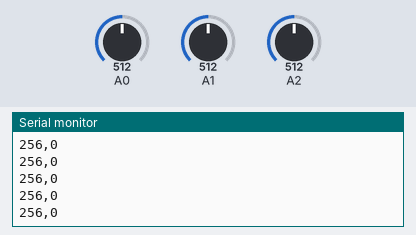
A sketch run on a simulated Arduino Uno, built with avr-gcc and run on an emulated ATmega328P. Shown: the last lines printed to the serial monitor. The inputs (shaded band) are chosen by the test bench; at power-on: A0 = 512, A2 = 512, A1 = 512.

Above: at 1.3 s.
1.4 s: A0 set to 716
At 1.58 s:
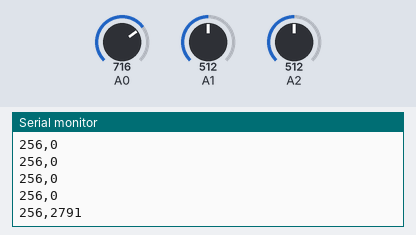
2.9 s: A2 set to 716
At 2.9 s:
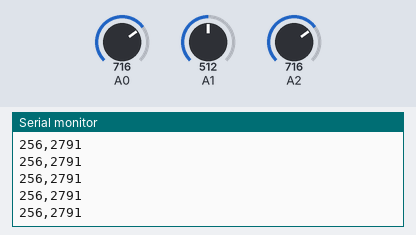
4.4 s: A1 set to 716
At 4.41 s:
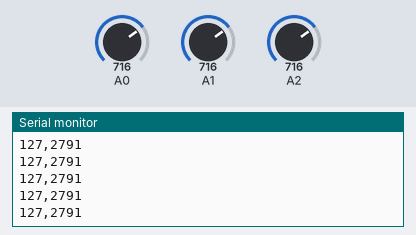
5.9 s: A0 set to 900
At 5.91 s:
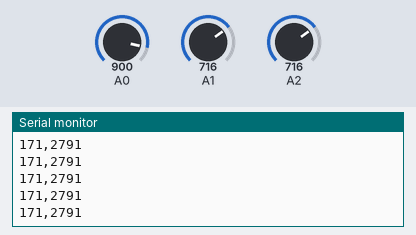
7.4 s: A1 set to 900
At 7.42 s:
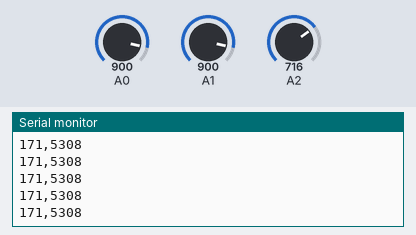
8.9 s: A2 set to 900
At 8.93 s:
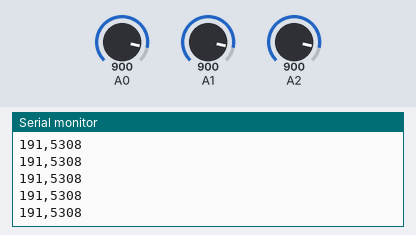
Timing chart, 0 to 11.4 s (numbered marks = the images above; inputs shaded):
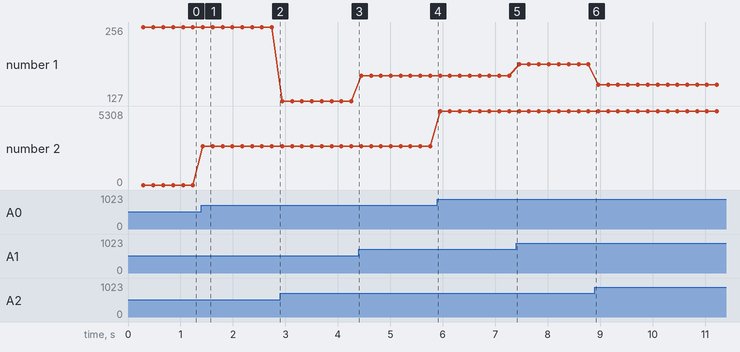

Measured:
- after the input at 1.4 s, the serial monitor: prints a new line at once (image 1)
- plotted number 1: 256 → 127 after the input at 2.9 s, 127 → 171 after the input at 4.4 s, 171 → 191 after the input at 7.4 s, 191 → 155 after the input at 8.9 s
- plotted number 2: 0 → 2791 after the input at 1.4 s, 2791 → 5308 after the input at 5.9 s

The sketch:

Get_Angle_ACC_Gyro.ino
```cpp
// Main module   K_bot               angles in Quids, 10 bit ADC  -------------
// 4 - Checking sensor data format    display raw sensors data

#include <math.h>

#define   GYR_Y                 0                              // Gyro Y (IMU pin #4)
#define   ACC_Z                 1                              // Acc  Z (IMU pin #7)
#define   ACC_X                 2                              // Acc  X (IMU pin #9)

int   STD_LOOP_TIME  =          9;

int sensorValue[3]  = { 0, 0, 0};
int sensorZero[3]   = { 0, 0, 0};
int lastLoopTime = STD_LOOP_TIME;
int lastLoopUsefulTime = STD_LOOP_TIME;
unsigned long loopStartTime = 0;
int ACC_angle;
int GYRO_rate;

void setup() {
  analogReference(EXTERNAL);                                   // Aref 3.3V
  Serial.begin(115200);
  delay(100);
  calibrateSensors();
}

void loop() {
// ********************* Sensor aquisition & filtering *******************
  updateSensors();
  ACC_angle = getAccAngle();                                 // in Quids
  GYRO_rate = getGyroRate();                                 // in Quids per seconds

// ********************* print Debug info *************************************
  serialOut_sensor();

// *********************** loop timing control **************************
  lastLoopUsefulTime = millis()-loopStartTime;
  if(lastLoopUsefulTime<STD_LOOP_TIME)         delay(STD_LOOP_TIME-lastLoopUsefulTime);
  lastLoopTime = millis() - loopStartTime;
  loopStartTime = millis();
}

void serialOut_sensor() {
static int skip=0;
  if(skip++==20) {
    skip = 0;
    Serial.print(ACC_angle);          Serial.print(",");
    Serial.print(GYRO_rate);          Serial.print("\n");
  }
}

// Sensors Module  ---------------------------------------------------------------------

void calibrateSensors() {                                       // Set zero sensor values
  long v;
  for(int n=0; n<3; n++) {
    v = 0;
    for(int i=0; i<50; i++)       v += readSensor(n);
    sensorZero[n] = v/50;
  }
  sensorZero[ACC_Z] -= 200;
}

void updateSensors() {                                         // data acquisition
  long v;
  for(int n=0; n<3; n++) {
    v = 0;
    for(int i=0; i<5; i++)       v += readSensor(n);
    sensorValue[n] = v/5 - sensorZero[n];
  }
}

int readSensor(int channel){
  return (analogRead(channel));
}

int getGyroRate() {                                             // ARef=3.3V, Gyro sensitivity=2mV/(deg/sec)
  return int(sensorValue[GYR_Y] * 13.681592);                 // in quid/sec:(1024/360)/1024 * 3.3/0.002)
}

int getAccAngle() {
  return arctan2(-sensorValue[ACC_Z], -sensorValue[ACC_X]) + 512;    // in Quid: 1024/(2*PI))
}

int arctan2(int y, int x) {                                    // http://www.dspguru.com/comp.dsp/tricks/alg/fxdatan2.htm
   int coeff_1 = 128;                                          // angle in Quids (1024 Quids=360°)
   int coeff_2 = 3*coeff_1;
   float abs_y = abs(y)+1e-10;
   float r, angle;

   if (x >= 0) {
     r = (x - abs_y) / (x + abs_y);
     angle = coeff_1 - coeff_1 * r;
   }  else {
     r = (x + abs_y) / (abs_y - x);
     angle = coeff_2 - coeff_1 * r;
   }
   if (y < 0)      return int(-angle);
   else            return int(angle);
}
```
